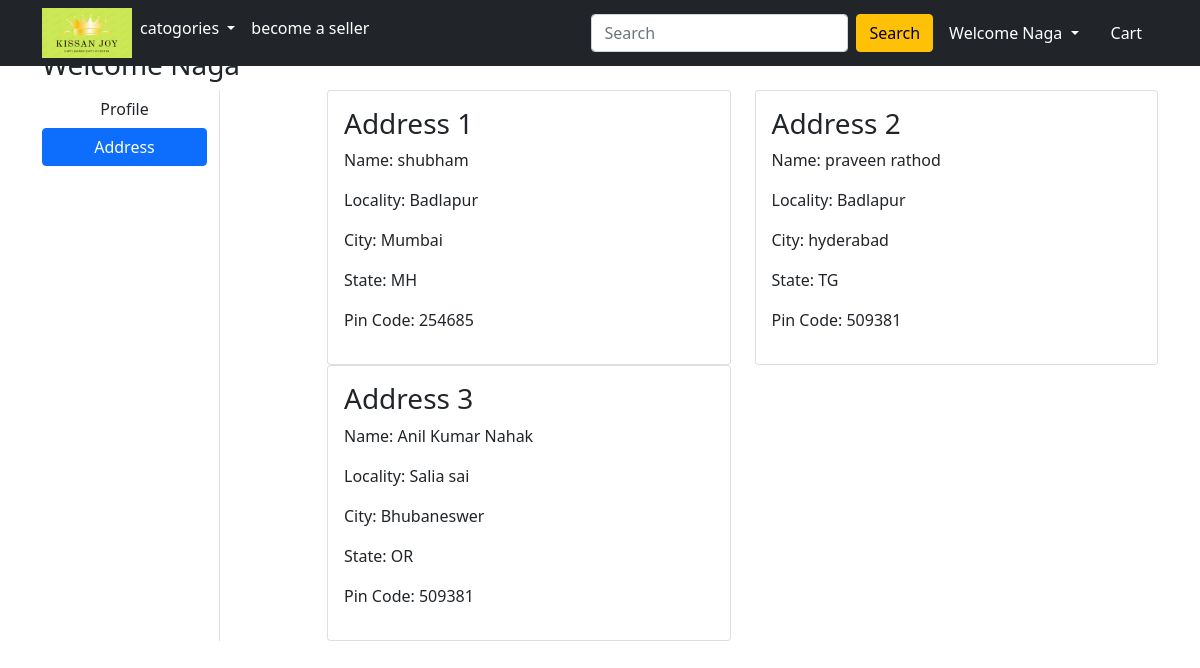
The app's page /address/ (signed in) with its own data.
### kissan/models.py (models this page shows, shortened)
class Customer(models.Model):
    user=models.ForeignKey(User,on_delete=models.CASCADE)
    name=models.CharField(max_length=100)
    locality=models.CharField(max_length=100)
    city=models.CharField(max_length=20)
    pincode=models.IntegerField()
    state=models.CharField(choices=STATE_CHOICES,max_length=50)

### kissan/views.py (the view)
# urls.py: path('address/', views.address, name='address'),
@login_required
def address(request):
  add=Customer.objects.filter(user=request.user)
  return render(request, 'app/address.html',{'add':add})

### kissan/templates/app/address.html (shortened to what this page needs)
{% extends 'app/base.html' %}
{% load static %}
{% block main-content %}
<div class="container my-5">
 <div class="row">
 <h3>Welcome <span class='text-capitalize'>{{request.user}}</span></h3>
  <div class="col-sm-2 border-end">
   <ul class="list-unstyled">
    <li class="d-grid"><a href="{% url 'profile' %}" class="btn">Profile</a></li>
    <li class="d-grid"><a href="{% url 'address' %}" class="btn btn-primary">Address</a></li>
   </ul>
  </div>
  <div class="col-sm-9 offset-sm-1">
   <div class="row">
    {% for ad in add %}
    <div class="col-sm-6">
     <div class="card">
      <div class="card-body">
       <h3>Address {{forloop.counter}}</h3>
       <p>Name: {{ad.name}}</p>
       <p>Locality: {{ad.locality}}</p>
       <p>City: {{ad.city}}</p>
       <p>State: {{ad.state}}</p>
       <p>Pin Code: {{ad.pincode}}</p>
      </div>
     </div>
    </div>
{% endfor %}
   </div>
  </div>
 </div>
</div>
{% endblock main-content %}

### kissan/templates/app/base.html (shortened to what this page needs)
<!doctype html>
{% load static %}
<html lang="en">
  <head>
    <link href="https://cdn.jsdelivr.net/npm/bootstrap@5.0.0-beta1/dist/css/bootstrap.min.css" rel="stylesheet">
    <link rel="stylesheet" href="{% static 'app/css/owl.carousel.min.css' %}">
    <link rel="stylesheet" href="{% static 'app/css/all.min.css' %}">
    <link rel="stylesheet" href="{% static 'app/css/style.css' %}">
  </head>
  <body>
    <nav class="navbar navbar-expand-lg navbar-dark bg-dark fixed-top">
     <div class="container">
       <div class="collapse navbar-collapse" id="navbarSupportedContent">
         <ul class="navbar-nav me-auto mb-2 mb-lg-0">
          <li class="nav-item">
            <div class="img-one">
              <a href="/"><img  src="{% static 'app/images/banner/appLogo.png' %}" alt="" width="90" height="50"></a>
          </div>
          </li>
           <li class="nav-item dropdown">
             <a class="nav-link dropdown-toggle text-white" href="#" id="electronicsDropdown" role="button" data-bs-toggle="dropdown" aria-expanded="false">
               catogories
             </a>
           </li>
           <li class="nav-item">
            <a class="nav-link active" aria-current="page" href="{% url 'sellerHome' %}" target="_blank">become a seller</a>
          </li>
         </ul>
         <form class="d-flex">
           <input class="form-control me-2" type="search" placeholder="Search" aria-label="Search">
           <button class="btn btn-warning" type="submit">Search</button>
         </form>
         <div>
          <ul class="navbar-nav me-auto mb-2 mb-lg-0">
            {% if request.user.is_authenticated %}
           <li class="nav-item dropdown mx-2">
              <a class="nav-link dropdown-toggle text-white" href="#" id="profileDropdown" role="button" data-bs-toggle="dropdown" aria-expanded="false">
                Welcome {{request.user.username|capfirst}}
              </a>
            </li>
            <li class="nav-item mx-2">
             <a href="{% url 'showcart' %}" class="nav-link text-white"> Cart </a>
            </li>
            {% endif %}
          </ul>
         </div>
       </div>
     </div>
    </nav>
    {% block main-content %} {% endblock main-content %}
  </body>
</html>

### records on screen
Customer: name "shubham", locality "Badlapur", city "Mumbai", state "MH", pincode "254685"
Customer: name "praveen rathod", locality "Badlapur", city "hyderabad", state "TG", pincode "509381"
Customer: name "Anil Kumar Nahak", locality "Salia sai", city "Bhubaneswer", state "OR", pincode "509381"

### other values on screen
{{ request.user.username|capfirst }} "Naga"
